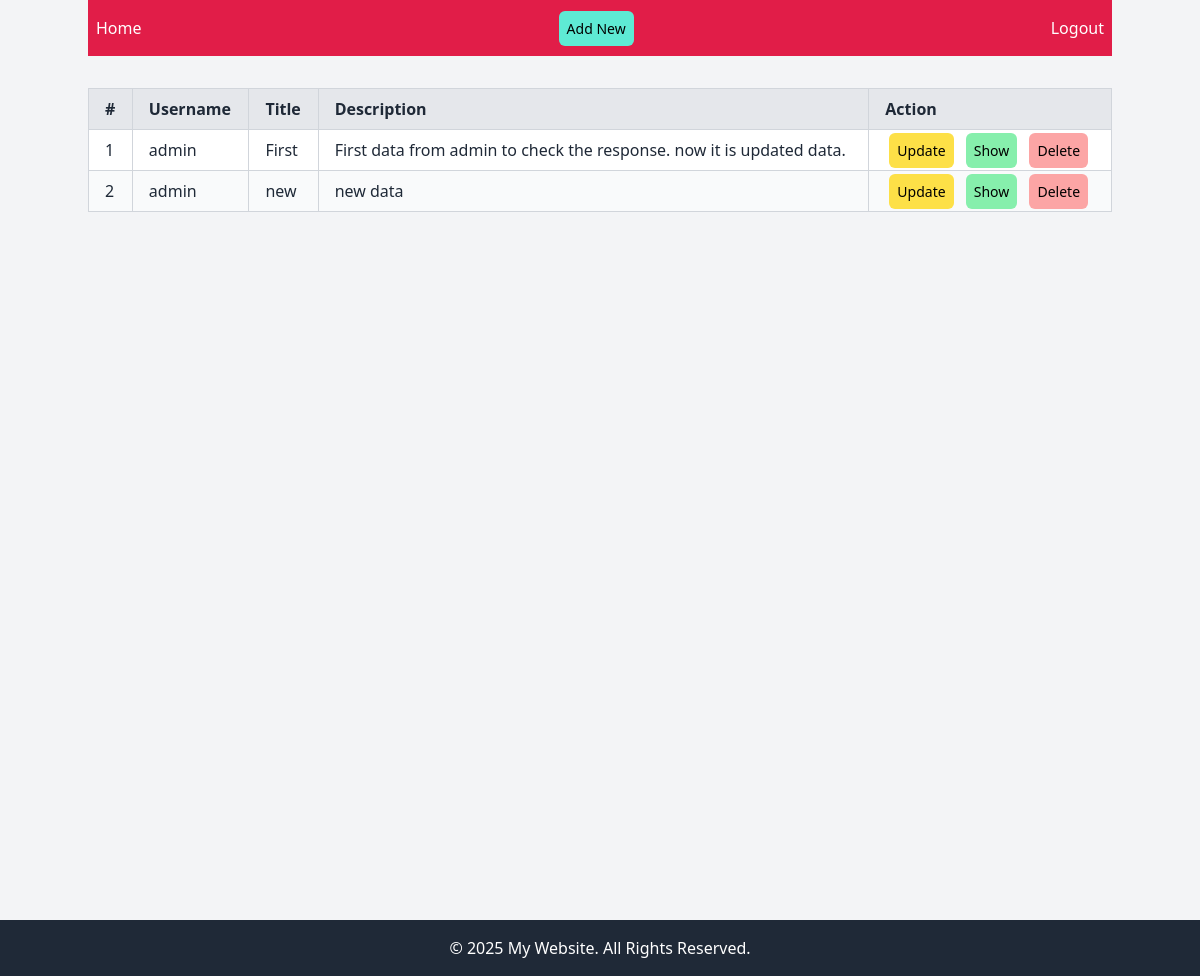
The app's page / (signed in), older data.
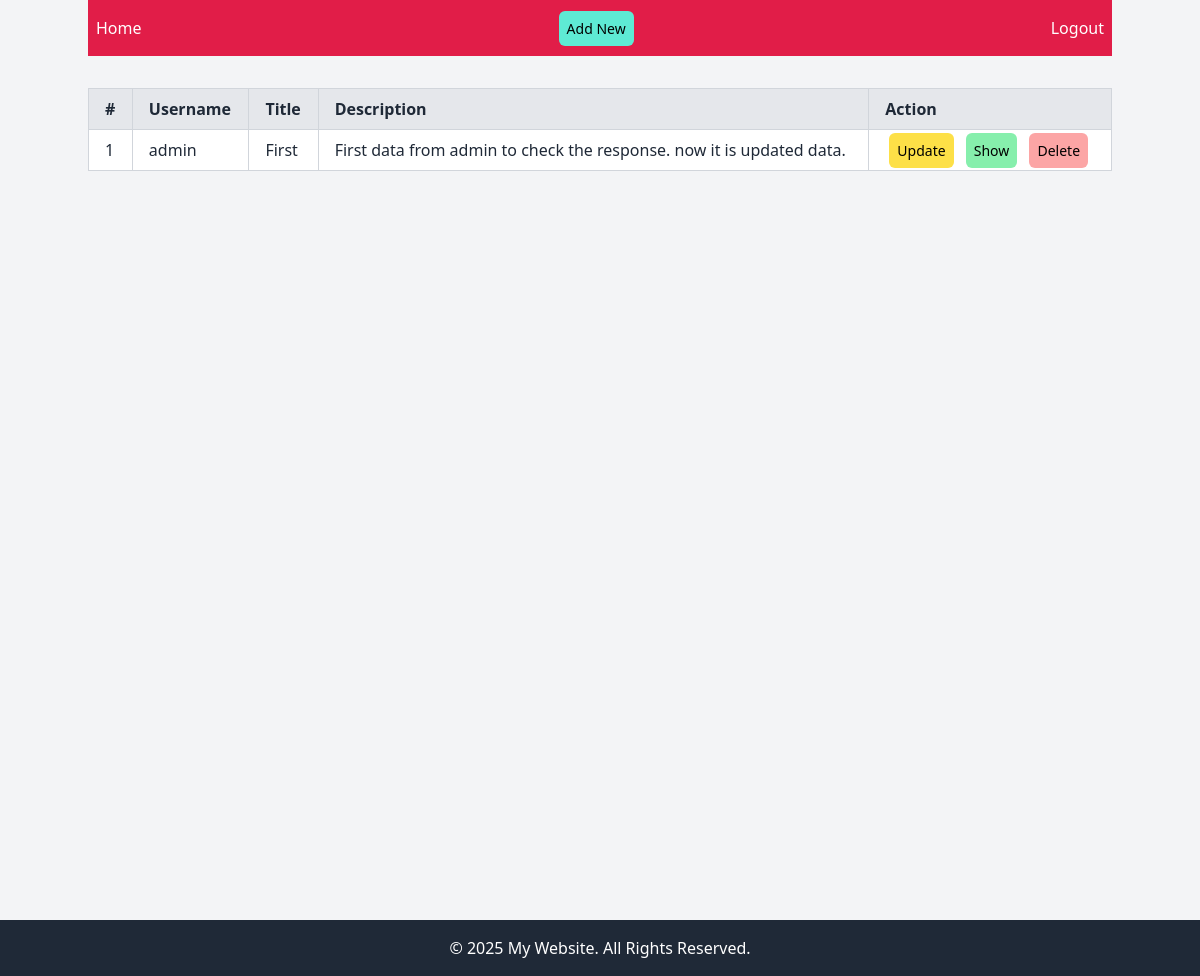
The same page, newer data.
### main/models.py (models this page shows, shortened)
class Data(models.Model):
    user = models.ForeignKey(User, on_delete=models.CASCADE)
    title = models.CharField(max_length=100)
    description = models.TextField()

### main/views.py (the view)
# urls.py: 2. Add a URL to urlpatterns:  path('', views.home, name='home')
@login_required(login_url='login')
def home(request):
    user = request.user
    data = Data.objects.filter(user=user)
    context = {
        'data':data
    }
    return render(request, 'home.html', context)

### main/templates/home.html (shortened to what this page needs)
{% extends "base.html" %}
{% load static %}
{% block content %}
<div class="container mx-auto mt-6 min-h-screen">
    <table class="table-auto border-collapse border border-gray-300 w-full text-left">
        <thead class="bg-gray-200">
            <tr>
                <th class="border border-gray-300 px-4 py-2">#</th>
                <th class="border border-gray-300 px-4 py-2">Username</th>
                <th class="border border-gray-300 px-4 py-2">Title</th>
                <th class="border border-gray-300 px-4 py-2">Description</th>
                <th class="border border-gray-300 px-4 py-2">Action</th>
            </tr>
        </thead>
        <tbody>
            {% for item in data %}
            <tr class="{% cycle 'bg-white' 'bg-gray-50' %}">
                <td class="border border-gray-300 px-4 py-2">{{ forloop.counter }}</td>
                <td class="border border-gray-300 px-4 py-2">{{ item.user.username }}</td>
                <td class="border border-gray-300 px-4 py-2">{{ item.title }}</td>
                <td class="border border-gray-300 px-4 py-2">{{ item.description|striptags|truncatechars:200 }}</td>
                <td class="border border-gray-300 px-4 py-2">
                    <a class="mx-1 bg-yellow-300 rounded-md p-2 text-sm text-black hover:shadow-md" href="{% url "update" item.id %}">Update</a>
                    <a class="mx-1 bg-green-300 rounded-md p-2 text-sm text-black hover:shadow-md" href="{% url "details" item.id %}">Show</a>
                    <a class="mx-1 bg-red-300 rounded-md p-2 text-sm text-black hover:shadow-md" href="{% url "delete" item.id %}">Delete</a>
                </td>
            </tr>
            {% empty %}
            <tr>
                <td colspan="4" class="border border-gray-300 px-4 py-2 text-center text-gray-500">
                    No data available.
                </td>
            </tr>
            {% endfor %}
        </tbody>
    </table>
</div>
{% endblock content %}

Row changes from the older to the newer data that the page shows:
removed Data: user.username "admin", title "new", description "new data"
